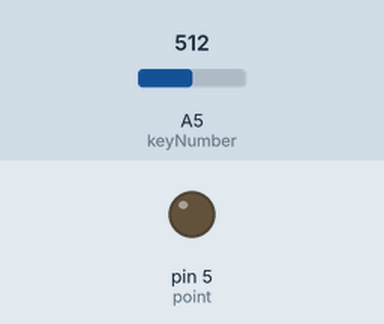
Bench run of a sketch on a simulated Arduino Uno, built with avr-gcc and run on an emulated ATmega328P. Shown: output pins drawn as LEDs (lit = HIGH). Inputs (shaded band) come from the test bench; at power-on: A5 (keyNumber) = 512.

Above: at 1.2 s.
1.3 s: A5 (keyNumber) set to 988
2.8 s: A5 (keyNumber) set to 1010
At 3.5 s:
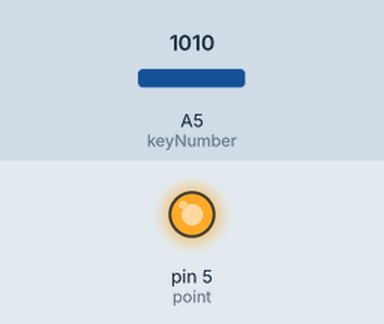
4.3 s: A5 (keyNumber) set to 990
At 4.7 s:
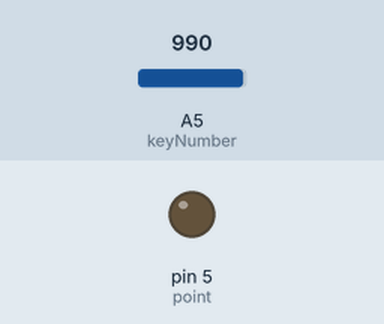
5.8 s: A5 (keyNumber) set to 1023
At 7.0 s:
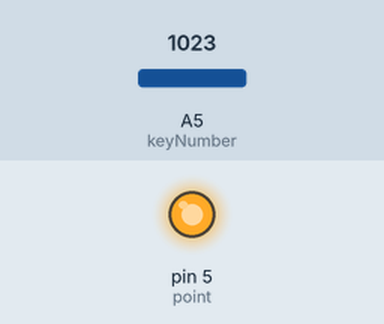
Timing chart, 0 to 8.3 s (numbered marks = the images above; inputs shaded):
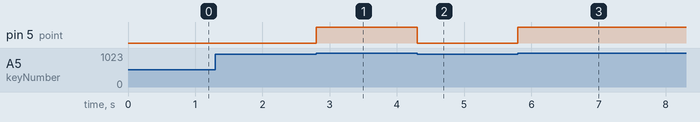

The sketch:

SwtichDemo.ino
```cpp
int point = 5;
int keyNumber = 5;

void setup() {
  pinMode(point , OUTPUT);
}

void loop() {
  int i;
  while(1){
    i = analogRead(keyNumber);
    if (i > 1000){
      digitalWrite(point , HIGH);
    } else {
      digitalWrite(point , LOW);
    }
  }
}
```

Measured:
- the behaviour switches between 1000 and 1001 on A5 (keyNumber) (found by bisection; images 0 and 1)
- after the input at 1.3 s, every drawn part: stays the same
- after the input at 2.8 s, pin 5 (point): LOW → HIGH at once
- after the input at 4.3 s, pin 5 (point): HIGH → LOW at once
- after the input at 5.8 s, pin 5 (point): LOW → HIGH at once
